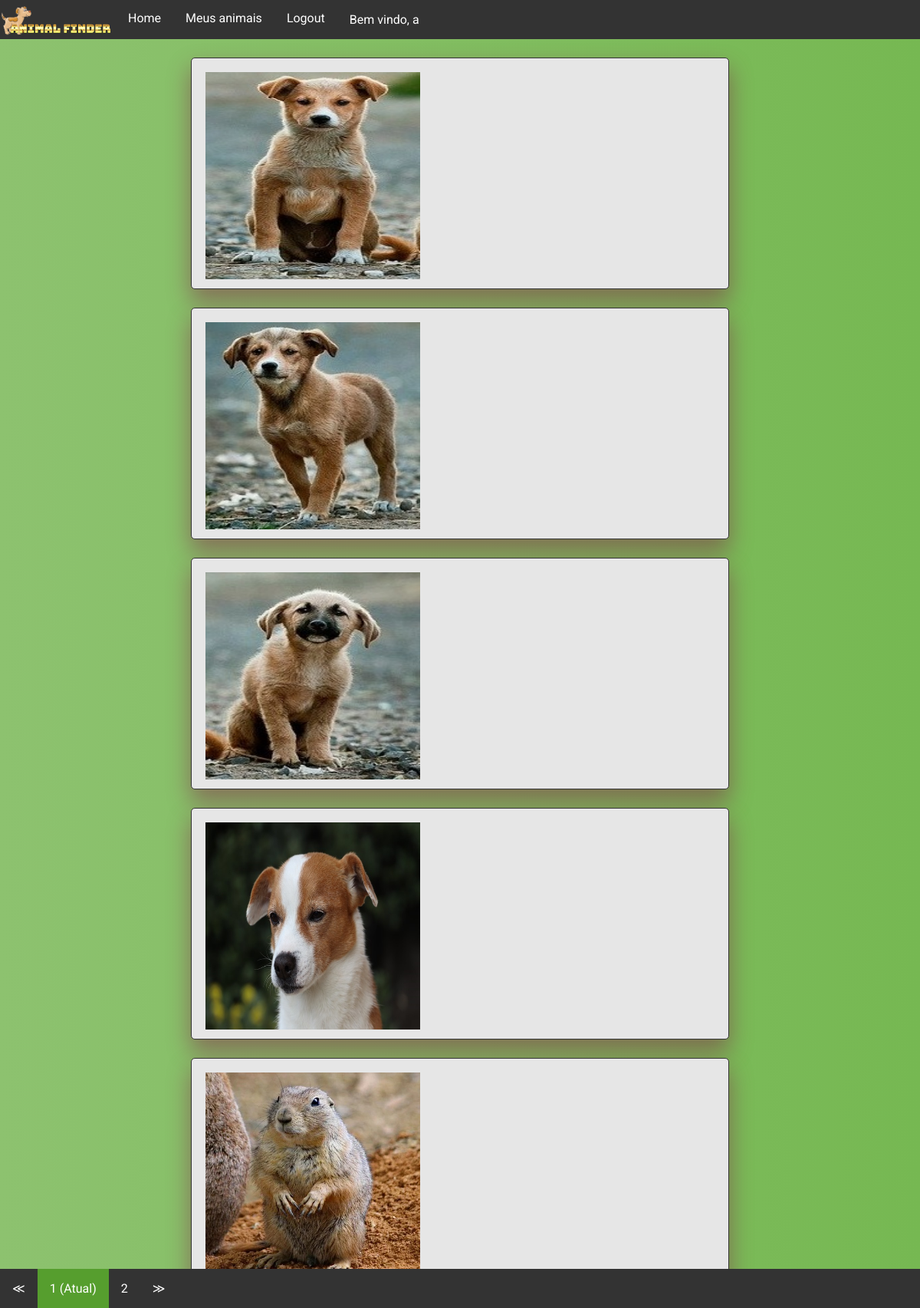
The page / (signed in) on the database its author committed.
### usuario/models.py (models this page shows, shortened)
class Dono(AbstractBaseUser):
    email = models.EmailField(verbose_name="email", unique=True, max_length=100)
    nome = models.CharField(max_length=100)
    telefone = models.CharField(max_length=20)
    date_joined = models.DateTimeField(verbose_name="date_joined", auto_now_add=True)
    last_login = models.DateTimeField(verbose_name="last_login", auto_now=True)
    is_admin = models.BooleanField(default=False)
    is_active = models.BooleanField(default=True)
    is_staff = models.BooleanField(default=False)
    is_superuser = models.BooleanField(default=False)
    USERNAME_FIELD = 'email'
    REQUIRED_FIELDS = ['nome', 'telefone']
    objects = DonoManager()

### main/models.py (models this page shows, shortened)
class Animal(models.Model):
    foto  = models.ImageField(upload_to=UploadToPathAndRename('{}'.format(time.strftime("%Y_%m_%d_"))))
    nome  = models.CharField(max_length=100)
    idade = models.CharField(max_length=3, blank=True)
    cidade_desaparecimento = models.CharField(max_length=50)
    estado_desaparecimento = models.CharField(max_length=50)
    status = models.IntegerField(choices=STATUS_ANIMAL, default=1, blank=True)
    dono = models.ForeignKey(Dono, on_delete=models.CASCADE,  null=True)
    informacoes_extras = models.TextField(max_length=250, blank=True)

### main/views.py (the view)
# urls.py: 2. Add a URL to urlpatterns:  path('', views.home, name='home')
def home(request):
    animais_cadastrados =  [i for i in Animal.objects.all() if i.status == 1]
    page = request.GET.get('page', 1)
    paginator = Paginator(animais_cadastrados, 5)
    try:
        animais_cadastrados = paginator.page(page)
    except PageNotAnInteger:
        animais_cadastrados = paginator.page(1)
    except EmptyPage:
        animais_cadastrados = paginator.page(paginator.num_pages)
    return render(request, 'home.html', {'animais_cadastrados': animais_cadastrados})

### main/templates/home.html (shortened to what this page needs)
{% extends 'base.html' %}
{% block css %}
  {% load static %}
  <link href="{% static 'one_animal_style.css' %}"  rel="stylesheet">
  {% load static %}
  <link href="{% static 'pagination_style.css' %}"  rel="stylesheet">
{% endblock css %}
{% block content %}
  {% for animal in animais_cadastrados %}
      <div id="container_animal">
            <div class="imagem_animal">
              {% if animal.foto %}
                {% load static %}
                <img src="{{ animal.foto.url }}" width=50%>
              {% endif %}
            </div>
      </div>
  {% endfor %}
  <div class="pagination">
    {% if animais_cadastrados.has_other_pages %}
      <ul>
    {% if animais_cadastrados.has_previous %}
      <li><a href="?page={{ animais_cadastrados.previous_page_number }}">&#8810;</a></li>
    {% else %}
      <li class="disabled"><span>&#8810;</span></li>
    {% endif %}
    {% for i in animais_cadastrados.paginator.page_range %}
      {% if animais_cadastrados.number == i %}
    <li class="active"><span>{{ i }} <span class="sr-only">(Atual)</span></span></li>
      {% else %}
    <li><a href="?page={{ i }}">{{ i }}</a></li>
      {% endif %}
    {% endfor %}
    {% if animais_cadastrados.has_next %}
      <li><a href="?page={{ animais_cadastrados.next_page_number }}">&#8811;</a></li>
    {% else %}
      <li class="disabled"><span>&#8811;</span></li>
    {% endif %}
      </ul>
    {% endif %}
  </div>
{% endblock content %}

### main/templates/base.html
<!DOCTYPE html>
<html>
<head>
  {% load static %}
  <link href="{% static 'general_style.css' %}"  rel="stylesheet">
  {% block css %}
  {% endblock css %}
  {% load static %}
  <link href="{% static 'nav_style.css' %}"  rel="stylesheet">
    <div class="nav">
      <ul>
          <li class="li-logo"><img class="logo" src="/static/ANIMAL_FINDER_LOGO.png" alt="Logo"></li>
      {% if request.user.is_authenticated %}
          <li><a href="{% url 'home' %}">Home</a></li>
          <li><a href="{% url 'meus_animais' %}">Meus animais</a></li>
          <li><a href="{% url 'logout' %}">Logout</a></li>
          <li class='welcome_message'><p>Bem vindo, {{request.user.nome}}</p></li>
      {% else %}
          <li><a href="{% url 'home' %}">Home</a></li>
          <li><a href="{% url 'register' %}">Registrar</a></li>
          <li><a href="{% url 'login' %}">Login</a></li>
      {% endif %}
      </ul>
    </div>
</head>
<body>
  {% block content %}
  {% endblock content %}
</body>
</html>

### static/general_style.css (style rules this page uses)
* { font-family: "Roboto", sans-serif; }
body { border: 0px; margin: 0px; background: #76b852; background: -webkit-linear-gradient(right, #76b852, #8DC26F); background: -moz-linear-gradient(right, #76b852, #8DC26F); background: -o-linear-gradient(right, #76b852, #8DC26F); background: linear-gradient(to left, #76b852, #8DC26F); font-family: "Roboto", sans-serif; -webkit-font-smoothing: antialiased; -moz-osx-font-smoothing: grayscale; }

### static/one_animal_style.css (style rules this page uses)
#container_animal { box-shadow: 0 15px 30px 1px rgba(128, 0, 65, 0.41); background: rgba(230, 230, 230, 1); text-align: center; border-radius: 5px; overflow: hidden; margin: 2% auto; height: 300px; width: 700px; border: 1px solid #333; }
.imagem_animal { display: inline-block; position: relative; overflow: hidden; height: 90%; float: left; width: 40%; margin: 2.5%; }
#container_animal img { width: 100%;height: 100%; }

### main/static/pagination_style.css (style rules this page uses)
.pagination { position: fixed; bottom: 0; width: 100%; margin: 0; }
.pagination ul { list-style-type: none; margin: 0; padding: 0; overflow: hidden; background-color: #333; }
.pagination li { display: inline-block; color: white; float: left; padding: 16px 16px; text-decoration: none; }
.pagination li a { display: block; color: white; text-align: center; text-decoration: none; }
.pagination li.active { background-color: #569e2e; color: white; }

### static/nav_style.css (style rules this page uses)
.nav ul { list-style-type: none; margin: 0; padding: 0; overflow: hidden; background-color: #333; }
.nav li { float: left; }
.nav li a { display: block; color: white; text-align: center; padding: 14px 16px; text-decoration: none; }
.nav li p { padding: 0px 14px 0px 16px; color: white; }

### rows shown on the page
Dono: user.nome "a"
Animal: foto (picture)
Animal: foto (picture)
Animal: foto (picture)
Animal: foto (picture)
Animal: foto (picture)

### other values the page prints
{{ i }} "1"
{{ i }} "2"
